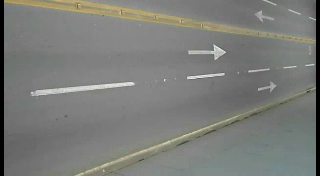
#> input picture frame 37 of video/video.avi, 320 x 176 px
$ python videooynatma.py
#> lines starting #> are read from the running program, lines starting #| are printed output that depends on the picture
import cv2

frameWidth = 640
frameHeight = 480

cap = cv2.VideoCapture('video/video.avi')

while True: # her bir frame görebilmemiz için bi döngü oluşturmamız lazım. döngüde sırayla frameleri görebilmemiz için
    success, img = cap.read() #sucess burada (0)indeks img(1). Başarısızsa 0 indeks çalışır başarılıysa 1 indeks çalışır. cap.read() frame frame kayıt eder
#> img is the input picture: shape (176, 320, 3); mean B, G, R 121, 124.5, 123.3
    img = cv2.resize(img, (frameWidth, frameHeight))
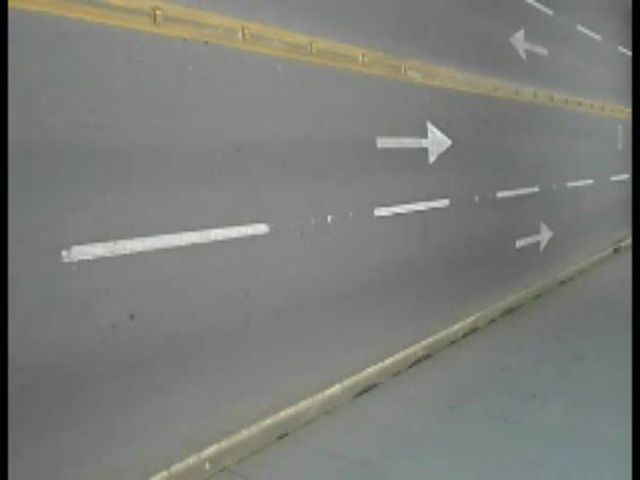
#> img: shape (480, 640, 3); mean B, G, R 120.9, 124.4, 123.2
    cv2.imshow('Video',img)


    if cv2.waitKey(1) & 0xFF == ord('q'): # cv2.wait() içine 1 yazarsak 1.indeksi gösterir yani döngülü frame,0 yazarsak başarısız yani tek 1 frame
#> (key q is pressed here)
         break


$ run again, starting later in the video
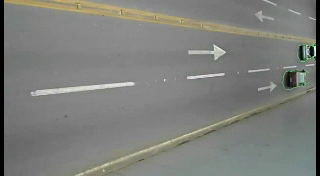
#> input picture frame 168 of video/video.avi, 320 x 176 px
#> img is the input picture: shape (176, 320, 3); mean B, G, R 122.7, 126.8, 125.5
#> `img = cv2.resize(img, (frameWidth, frameHeight))`:
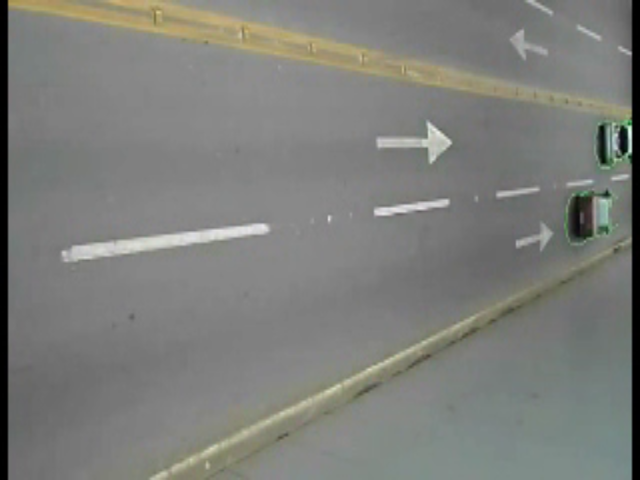
#> img: shape (480, 640, 3); mean B, G, R 122.6, 126.7, 125.4

$ run again, starting later in the video
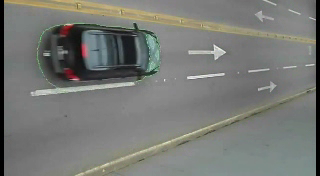
#> input picture frame 299 of video/video.avi, 320 x 176 px
#> img is the input picture: shape (176, 320, 3); mean B, G, R 117.1, 121.2, 119.4
#> `img = cv2.resize(img, (frameWidth, frameHeight))`:
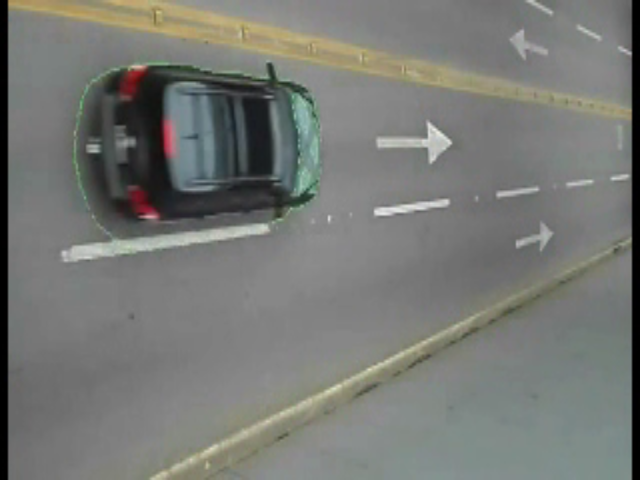
#> img: shape (480, 640, 3); mean B, G, R 117, 121.1, 119.3
